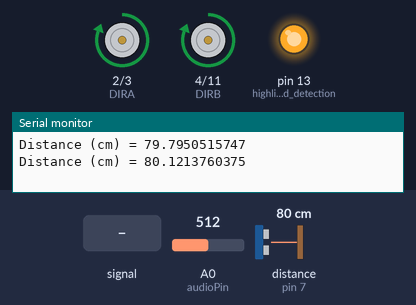
Bench run of a sketch on a simulated Arduino Uno, built with avr-gcc and run on an emulated ATmega328P. Shown: direction and speed pins drawn as motors (green arrow = direction pin HIGH = forward, orange = LOW = backward, longer = more drive), output pins drawn as LEDs (lit = HIGH), the last lines printed to the serial monitor. Wiring (inferred from the names in the program): ultrasonic range finder: trigger pin 8; echo pin 7. Inputs (shaded band) come from the test bench; at power-on: distance to the obstacle (sensor on pin 7) 80 cm, A0 (audioPin) = 512. The echo pulse lasts 58.3 µs per cm; pins used as bus, display or sensor lines are not drawn.

Above: at 2.0 s.
2.1 s: A0 (audioPin) fed a 200 Hz sine of ±255 counts around its level
At 3.4 s:
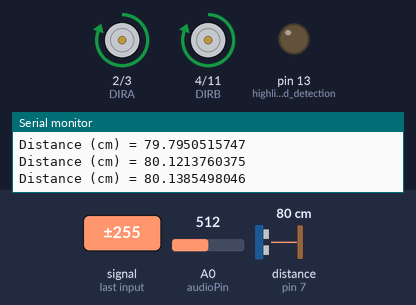
6.6 s: distance to the obstacle (sensor on pin 7) set to 75 cm
10.1 s: distance to the obstacle (sensor on pin 7) set to 70 cm
13.6 s: distance to the obstacle (sensor on pin 7) set to 2 cm
Timing chart, 0 to 18.1 s (numbered marks = the images above; inputs shaded):
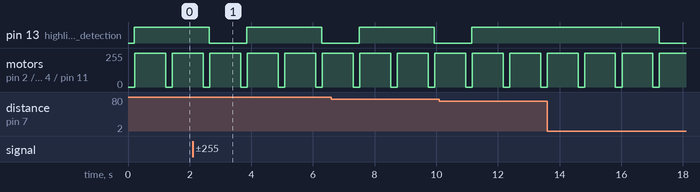

The sketch:

FlyingTigerRobotTruck.ino
```cpp
#include "ardu_motor.h"
#include "hc_sr04.h"
#include "lm393_mic.h"

const int echoPin = 7;
const int trigPin = 8;
float distance;

const int audioPin = A0;
int sound;

void setup() {
  Serial.begin(9600);
  setupArdumotor();
  setupHCSR04(echoPin, trigPin); // repeat with different pins for multiple sensors
  pinMode(LED_BUILTIN, OUTPUT);  // highlight sound detection
}

void loop() {
  // an example of reading from the sensors,
  // then starting and stopping the motors
  // TODO: extend these with more "intelligent" controls

  distance = getHCSR04Distance(echoPin, trigPin);
  Serial.print("Distance (cm) = ");
  Serial.println(distance, DEC);
  delay(200);

  sound = readMicrophone(audioPin);
  digitalWrite(LED_BUILTIN, sound);
  delay(10);

  driveArdumotor(MOTOR_A, FORWARD, 255);
  driveArdumotor(MOTOR_B, FORWARD, 255);
  delay(1000);
  stopArdumotor(MOTOR_A);
  stopArdumotor(MOTOR_B);
}
```

ardu_motor.h
```cpp
#ifndef ARDU_MOTOR_H_
#define ARDU_MOTOR_H_

// based on example sketch at https://learn.sparkfun.com/tutorials/ardumoto-kit-hookup-guide#example-code

#define FORWARD 1
#define REVERSE 0

#define MOTOR_A 0
#define MOTOR_B 1

#define DIRA 2  // Direction control for motor A
#define PWMA 3  // PWM control (speed) for motor A
#define DIRB 4  // Direction control for motor B
#define PWMB 11 // PWM control (speed) for motor B

extern void setupArdumotor() {
  pinMode(PWMA, OUTPUT);
  pinMode(PWMB, OUTPUT);
  pinMode(DIRA, OUTPUT);
  pinMode(DIRB, OUTPUT);

  digitalWrite(PWMA, LOW);
  digitalWrite(PWMB, LOW);
  digitalWrite(DIRA, LOW);
  digitalWrite(DIRB, LOW);
}

void spin(int directionPin, int speedPin, byte dir, byte spd) {
  digitalWrite(directionPin, dir); // direction [FORWARD, REVERSE]
  analogWrite (speedPin,     spd); // speed (0-255)
}

extern void driveArdumotor(byte motor, byte dir, byte spd) {
  if (motor == MOTOR_A) {
    spin(DIRA, PWMA, dir, spd);
  }
  if (motor == MOTOR_B) {
    spin(DIRB, PWMB, dir, spd);
  }
}

extern void stopArdumotor(byte motor) {
  driveArdumotor(motor, 0, 0);
}

#endif // ARDU_MOTOR_H_
```

hc_sr04.h
```cpp
#ifndef HC_SR04_H_
#define HC_SR04_H_

const float v = 343.5;

extern void setupHCSR04(int echoPin, int trigPin) {
  pinMode(echoPin, INPUT);
  pinMode(trigPin, OUTPUT);
}

extern float getHCSR04Distance(int echoPin, int trigPin) {
  // send sound pulse
  digitalWrite(trigPin, LOW);
  delayMicroseconds(3);
  digitalWrite(trigPin, HIGH);
  delayMicroseconds(5);
  digitalWrite(trigPin, LOW);

  // listen for echo
  float t = pulseIn(echoPin, HIGH) / 1000.0 / 1000.0 / 2;

  // TODO: when right up against something, this
  // function computes values like 3198.6032714843
  // so return 0.0 in those circumstances

  return t * v * 100; // centimeters
}

#endif // HC_SR04_H_
```

lm393_mic.h
```cpp
#ifndef LM393_MIC_H_
#define LM393_MIC_H_

const int sensitivity = 675;

extern int readMicrophone(int audioPin) {
  if (analogRead(audioPin) < sensitivity) {
    return HIGH;
  } else {
    return LOW;
  }
}

#endif // LM393_MIC_H_
```

Measured:
- after the input at 2.1 s, pin 13 (highlight_sound_detection): HIGH → LOW after 0.54 s, → HIGH 1.2 s later, → LOW 2.4 s later
- by itself, motor on pin 2 (DIRA) / pin 3 (PWMA), motor on pin 4 (DIRB) / pin 11 (PWMB): alternates forward 255/255 for 1.0 s and stopped for 0.21 s
